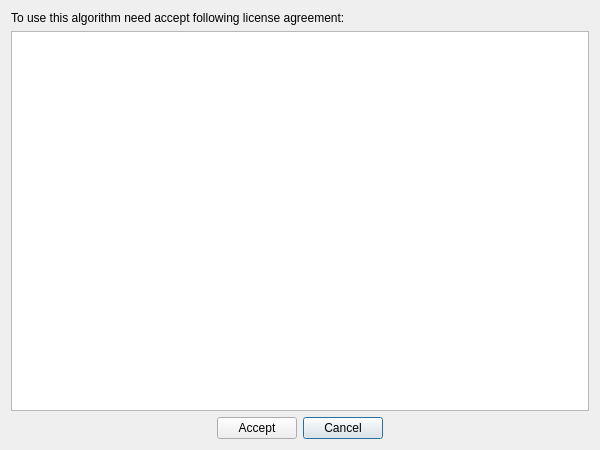
<?xml version="1.0" encoding="UTF-8"?>
<ui version="4.0">
 <class>LicenseDialog</class>
 <widget class="QDialog" name="LicenseDialog">
  <property name="geometry">
   <rect>
    <x>0</x>
    <y>0</y>
    <width>600</width>
    <height>450</height>
   </rect>
  </property>
  <property name="windowTitle">
   <string>License Agreement</string>
  </property>
  <layout class="QVBoxLayout" name="verticalLayout">
   <item>
    <widget class="QLabel" name="label">
     <property name="text">
      <string>To use this algorithm need accept following license agreement:</string>
     </property>
    </widget>
   </item>
   <item>
    <widget class="QTextBrowser" name="licenseTextBrowser"/>
   </item>
   <item>
    <layout class="QHBoxLayout" name="horizontalLayout">
     <item>
      <spacer name="horizontalSpacer">
       <property name="orientation">
        <enum>Qt::Horizontal</enum>
       </property>
       <property name="sizeHint" stdset="0">
        <size>
         <width>40</width>
         <height>20</height>
        </size>
       </property>
      </spacer>
     </item>
     <item>
      <widget class="QPushButton" name="acceptButton">
       <property name="text">
        <string>Accept</string>
       </property>
      </widget>
     </item>
     <item>
      <widget class="QPushButton" name="cancelButton">
       <property name="text">
        <string>Cancel</string>
       </property>
       <property name="default">
        <bool>true</bool>
       </property>
      </widget>
     </item>
     <item>
      <spacer name="horizontalSpacer_2">
       <property name="orientation">
        <enum>Qt::Horizontal</enum>
       </property>
       <property name="sizeHint" stdset="0">
        <size>
         <width>40</width>
         <height>20</height>
        </size>
       </property>
      </spacer>
     </item>
    </layout>
   </item>
  </layout>
 </widget>
 <resources/>
 <connections>
  <connection>
   <sender>cancelButton</sender>
   <signal>clicked()</signal>
   <receiver>LicenseDialog</receiver>
   <slot>close()</slot>
   <hints>
    <hint type="sourcelabel">
     <x>342</x>
     <y>427</y>
    </hint>
    <hint type="destinationlabel">
     <x>299</x>
     <y>224</y>
    </hint>
   </hints>
  </connection>
 </connections>
</ui>
